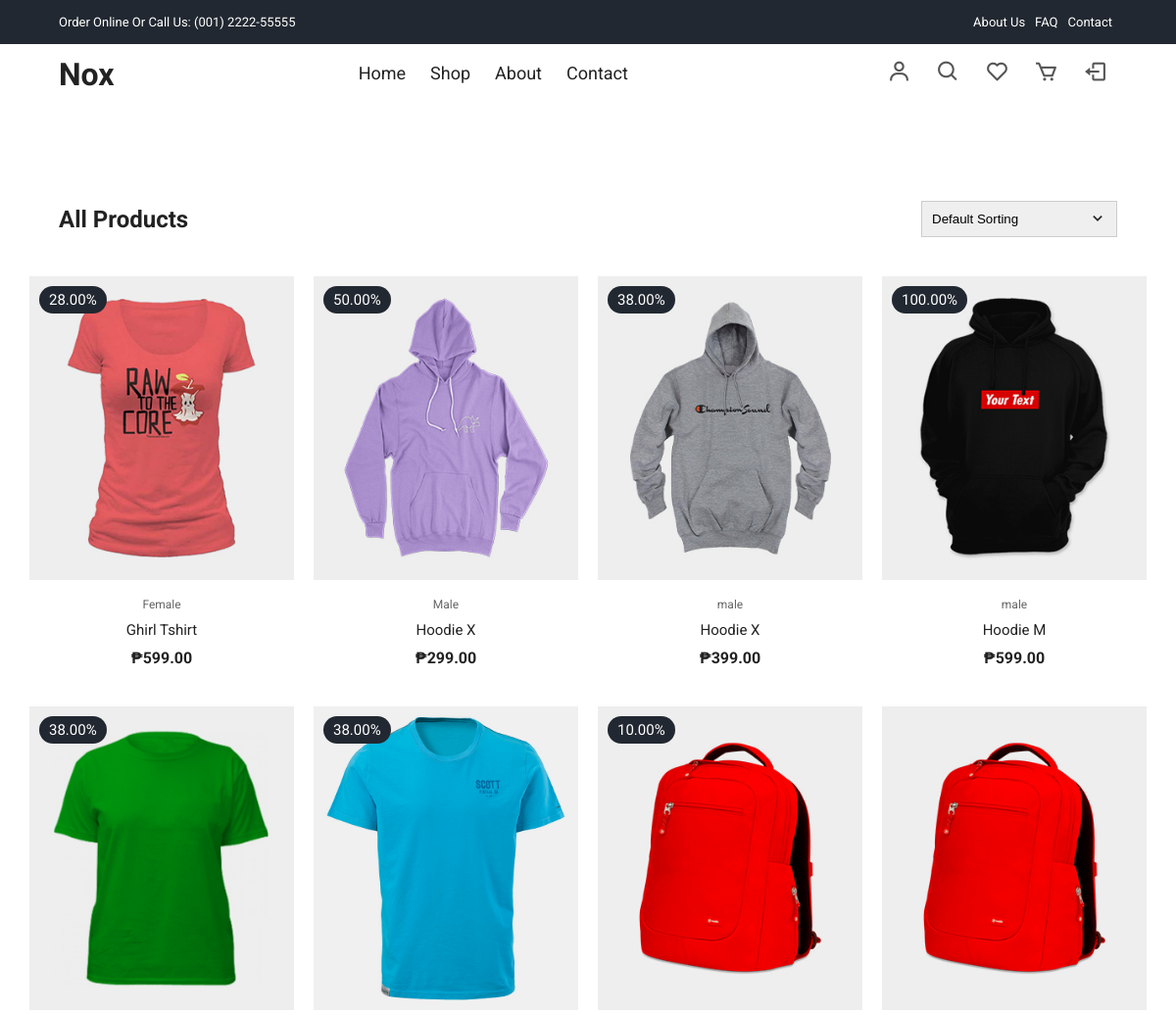
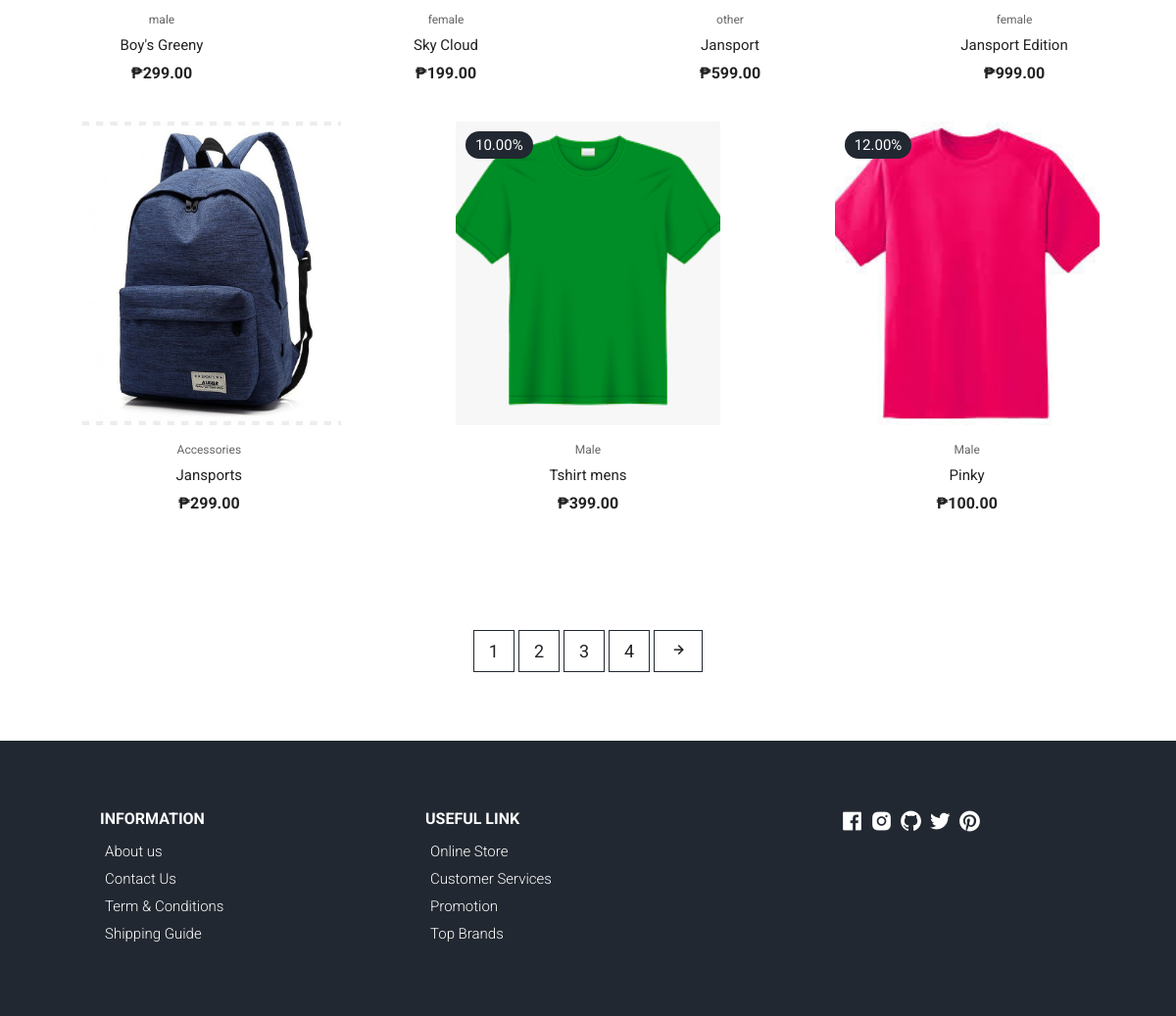
The page /product.php on the database its author committed (2 pictures, top to bottom).
### tables this page shows
CREATE TABLE `products` (
  `id` int(11) NOT NULL,
  `name_item` varchar(250) NOT NULL,
  `type` varchar(50) NOT NULL,
  `color` varchar(50) NOT NULL,
  `size` varchar(50) NOT NULL,
  `manufacturer` varchar(100) NOT NULL,
  `description` varchar(250) NOT NULL,
  `category` varchar(250) NOT NULL,
  `quantity` int(15) NOT NULL,
  `status` varchar(50) NOT NULL,
  `rating` decimal(10,1) NOT NULL,
  `image_front` longblob NOT NULL,
  `image_back` longblob NOT NULL,
  `discount` decimal(5,2) NOT NULL,
  `price` decimal(10,2) NOT NULL,
  `date_insert` date NOT NULL DEFAULT current_timestamp()
);

### product.php (the view, shortened to what this page needs)
<?php
include 'dbconn/conn.php';
?>
<!DOCTYPE html>
<html lang="en">
  <head>
    <link
      rel="stylesheet"
      href="https://cdn.jsdelivr.net/npm/boxicons@latest/css/boxicons.min.css"
    />
    <link rel="stylesheet" href="./css/styles.css" />
  </head>
  <body>
    <div class="top-nav">
      <div class="container d-flex">
        <p>Order Online Or Call Us: (001) 2222-55555</p>
        <ul class="d-flex">
          <li><a href="#">About Us</a></li>
          <li><a href="#">FAQ</a></li>
          <li><a href="#">Contact</a></li>
        </ul>
      </div>
    </div>
    <div class="navigation">
        <div class="nav-center container d-flex">
        <a href="/" class="logo"><h1>Nox</h1></a>
          <ul class="nav-list d-flex">
            <li class="nav-item">
              <a href="index.php" class="nav-link">Home</a>
            </li>
            <li class="nav-item">
              <a href="product.php" class="nav-link">Shop</a>
            </li>
            <li class="nav-item">
              <a href="About.php" class="nav-link">About</a>
            </li>
            <li class="nav-item">
              <a href="contact.php" class="nav-link">Contact</a>
            </li>
          </ul>
          <div class="icons d-flex">
            <a href="login-signup.php" class="icon">
              <i class="bx bx-user"></i>
            </a>
            <div class="icon">
              <i class="bx bx-search"></i>
            </div>
            <a href="cart.php" class="icon">
              <i class="bx bx-heart"></i>
            <a href="cart.php" class="icon">
              <i class="bx bx-cart"></i>
            </a>
            <a href="logout.php" class="icon">
              <i class="bx bx-log-out"></i>
            </a>
          </div>
        </div>
      </div>
    <section class="section all-products" id="products">
        <div class="top container">
            <h1>All Products</h1>
            <form>
                <select>
                    <option value="1">Default Sorting</option>
                </select>
                <span><i class="bx bx-chevron-down"></i></span>
            </form>
        </div>
        <?php
        $stmt = $conn->prepare("SELECT id, name_item, type, discount, price, image_front FROM products ");
        $stmt->execute();
        $new = $stmt->get_result()->fetch_all(MYSQLI_ASSOC);
        ?>
        <div class="product-center container">
            <?php foreach ($new as $product) : ?>
                <div class="product-item">
                    <div class="overlay">
                        <a href="productDetails.html" class="product-thumb">
                <img src="admin/uploads/<?php echo $product['image_front']; ?>" alt="<?php echo $product['name_item']; ?>" />
                        </a>
                        <?php if ($product['discount'] > 0) : ?>
                            <span class="discount"><?php echo htmlspecialchars($product['discount']); ?>%</span>
                        <?php endif; ?>
                    </div>
                    <div class="product-info">
                        <span><?php echo htmlspecialchars($product['type']); ?></span>
                        <a href="productDetails.php"><?php echo htmlspecialchars($product['name_item']); ?></a>
                        <h4>₱<?php echo number_format($product['price'], 2); ?></h4>
                    </div>
                    <ul class="icons">
                    </ul>
                </div>
            <?php endforeach; ?>
        </div>
    </section>
    <section class="pagination">
      <div class="container">
        <span>1</span> <span>2</span> <span>3</span> <span>4</span>
        <span><i class="bx bx-right-arrow-alt"></i></span>
      </div>
    </section>
    <footer class="footer">
      <div class="row">
        <div class="col d-flex">
          <h4>INFORMATION</h4>
          <a href="">About us</a>
          <a href="">Contact Us</a>
          <a href="">Term & Conditions</a>
          <a href="">Shipping Guide</a>
        </div>
        <div class="col d-flex">
          <h4>USEFUL LINK</h4>
          <a href="">Online Store</a>
          <a href="">Customer Services</a>
          <a href="">Promotion</a>
          <a href="">Top Brands</a>
        </div>
        <div class="col d-flex">
          <span><i class="bx bxl-facebook-square"></i></span>
          <span><i class="bx bxl-instagram-alt"></i></span>
          <span><i class="bx bxl-github"></i></span>
          <span><i class="bx bxl-twitter"></i></span>
          <span><i class="bx bxl-pinterest"></i></span>
        </div>
      </div>
    </footer>
  </body>
</html>

### css/styles.css (style rules this page uses)
:root { --white: #fff; --black: #222; --black-gray: #222831; --green: #6cbe02; --grey1: #f0f0f0; --grey2: #e9d7d3; }
*, *::before, *::after { margin: 0; padding: 0; box-sizing: inherit; }
html { box-sizing: border-box; font-size: 62.5%; }
body { font-family: 'Roboto', sans-serif; font-size: 1.6rem; background-color: var(--white); color: var(--black); font-weight: 400; font-style: normal; }
a { text-decoration: none; color: var(--black); }
li { list-style: none; }
.container { max-width: 114rem; margin: 0 auto; padding: 0 3rem; }
.d-flex { display: flex; align-items: center; }
.top-nav { background-color: var(--black-gray); font-size: 1.3rem; color: var(--white); }
.top-nav div { justify-content: space-between; height: 4.5rem; }
.top-nav a { color: var(--white); padding: 0 0.5rem; }
.navigation { height: 6rem; line-height: 6rem; }
.nav-center { justify-content: space-between; }
.nav-center .nav-item:not(:last-child) { margin-right: 0.5rem; }
.nav-center .nav-link { font-size: 1.8rem; padding: 1rem; }
.icon { cursor: pointer; font-size: 2.5rem; padding: 0 1rem; color: #555; position: relative; }
.icon:not(:last-child) { margin-right: 0.5rem; }
.section { padding: 10rem 0 5rem 0; overflow: hidden; }
.product-center { display: flex; align-items: center; justify-content: center; flex-wrap: wrap; max-width: 120rem; margin: 0 auto; padding: 0 2rem; }
.product-item { position: relative; width: 27rem; margin: 0 auto; margin-bottom: 3rem; }
.product-thumb img { width: 100%; height: 31rem; object-fit: cover; transition: all 500ms linear; }
.product-info { padding: 1rem; text-align: center; }
.product-info span { display: inline-block; font-size: 1.2rem; color: #666; margin-bottom: 1rem; }
.product-info a { font-size: 1.5rem; display: block; margin-bottom: 1rem; transition: all 300ms ease; }
.product-item .icons { position: absolute; left: 50%; top: 35%; transform: translateX(-50%); display: flex; align-items: center; }
.product-item .overlay { position: relative; overflow: hidden; cursor: pointer; width: 100%; }
.product-item .overlay::after { content: ''; position: absolute; top: 0; left: 0; width: 100%; height: 100%; background-color: rgba(0, 0, 0, 0.5); visibility: hidden; opacity: 0; transition: 300ms ease-out; }
.product-item .discount { position: absolute; top: 1rem; left: 1rem; background-color: var(--black-gray); padding: 0.5rem 1rem; color: var(--white); border-radius: 2rem; font-size: 1.5rem; }
.footer { padding: 7rem 1rem; background-color: var(--black-gray); }
footer .row { display: grid; grid-template-columns: 1fr 1fr 1fr; max-width: 99.6rem; margin: 0 auto; }
.footer .col { flex-direction: column; color: var(--white); align-items: flex-start; }
.footer .col:last-child { flex-direction: row; justify-content: center; }
.footer .col:last-child span { font-size: 2.5rem; margin-right: 0.5rem; color: var(--white); }
.footer .col a { color: var(--white); font-size: 1.5rem; padding: 0.5rem; font-weight: 300; }
.footer .col h4 { margin-bottom: 1rem; }
.section .top { display: flex; align-items: center; justify-content: space-between; margin-bottom: 4rem; }
.all-products .top select { font-family: 'Poppins', sans-serif; width: 20rem; padding: 1rem; border: 1px solid #ccc; appearance: none; outline: none; }
form { position: relative; z-index: 1; }
form span { position: absolute; top: 50%; right: 1rem; transform: translateY(-50%); font-size: 2rem; z-index: 0; }
.pagination { display: flex; align-items: center; padding: 3rem 0 5rem 0; }
.pagination span { display: inline-block; padding: 1rem 1.5rem; border: 1px solid var(--black-gray); font-size: 1.8rem; margin-bottom: 2rem; cursor: pointer; transition: all 300ms ease-in-out; }

### rows shown on the page
products: image_front (picture), discount "28.00", type "Female", name_item "Ghirl Tshirt", price "599.00"
products: image_front (picture), discount "50.00", type "Male", name_item "Hoodie X", price "299.00"
products: image_front (picture), discount "38.00", type "male", name_item "Hoodie X", price "399.00"
products: image_front (picture), discount "100.00", type "male", name_item "Hoodie M", price "599.00"
products: image_front (picture), discount "38.00", type "male", name_item "Boy's Greeny", price "299.00"
products: image_front (picture), discount "38.00", type "female", name_item "Sky Cloud", price "199.00"
products: image_front (picture), discount "10.00", type "other", name_item "Jansport", price "599.00"
products: image_front (picture), type "female", name_item "Jansport Edition", price "999.00"
products: image_front (picture), type "Accessories", name_item "Jansports", price "299.00"
products: image_front (picture), discount "10.00", type "Male", name_item "Tshirt mens", price "399.00"
products: image_front (picture), discount "12.00", type "Male", name_item "Pinky", price "100.00"
